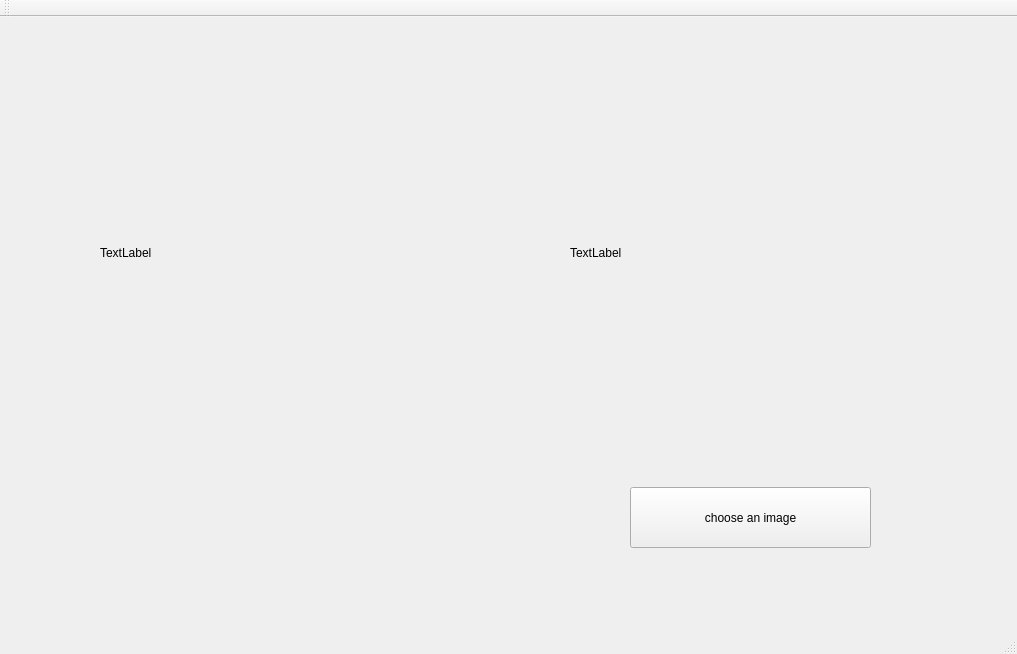
<?xml version="1.0" encoding="UTF-8"?>
<ui version="4.0">
 <class>MainWindow</class>
 <widget class="QMainWindow" name="MainWindow">
  <property name="geometry">
   <rect>
    <x>0</x>
    <y>0</y>
    <width>1017</width>
    <height>654</height>
   </rect>
  </property>
  <property name="windowTitle">
   <string>MainWindow</string>
  </property>
  <widget class="QWidget" name="centralWidget">
   <widget class="QPushButton" name="pushButton">
    <property name="geometry">
     <rect>
      <x>630</x>
      <y>470</y>
      <width>241</width>
      <height>61</height>
     </rect>
    </property>
    <property name="maximumSize">
     <size>
      <width>16777212</width>
      <height>16777215</height>
     </size>
    </property>
    <property name="text">
     <string>choose an image</string>
    </property>
   </widget>
   <widget class="QLabel" name="lbl_image">
    <property name="geometry">
     <rect>
      <x>100</x>
      <y>70</y>
      <width>461</width>
      <height>331</height>
     </rect>
    </property>
    <property name="text">
     <string>TextLabel</string>
    </property>
   </widget>
   <widget class="QLabel" name="lbl_image_2">
    <property name="geometry">
     <rect>
      <x>570</x>
      <y>70</y>
      <width>371</width>
      <height>331</height>
     </rect>
    </property>
    <property name="text">
     <string>TextLabel</string>
    </property>
   </widget>
  </widget>
  <widget class="QMenuBar" name="menuBar">
   <property name="geometry">
    <rect>
     <x>0</x>
     <y>0</y>
     <width>1017</width>
     <height>25</height>
    </rect>
   </property>
  </widget>
  <widget class="QToolBar" name="mainToolBar">
   <attribute name="toolBarArea">
    <enum>TopToolBarArea</enum>
   </attribute>
   <attribute name="toolBarBreak">
    <bool>false</bool>
   </attribute>
  </widget>
  <widget class="QStatusBar" name="statusBar"/>
 </widget>
 <layoutdefault spacing="6" margin="11"/>
 <resources/>
 <connections/>
</ui>
